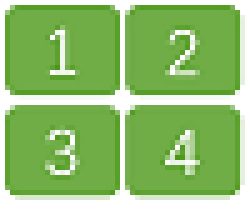
#> input picture 1.png, 50 x 40 px, found by its file name (shown 5 times larger)
$ python markgui_fast.py
#> lines starting #> are read from the running program, lines starting #| are printed output that depends on the picture
#coding=utf-8
import cv2
from PIL import Image, ImageTk
import numpy as np
import tkinter.filedialog
import tkinter as tk
import os
import threading
import time
from tkinter import ttk
import json
import csv


import tkinter.messagebox

window = tk.Tk()   #创建根窗口

top = tk.Toplevel(window)   #创建顶层窗口，用于在双击时弹窗显示点击的图片
top.destroy()   #顶层窗口暂时不用，双击时才会弹出
marktop = tk.Toplevel(window)   #创建顶层窗口，用于在双击时弹窗显示点击的图片
cmb = ttk.Combobox(marktop)
cmb2 = ttk.Combobox(marktop)
marktop.destroy()   #顶层窗口暂时不用，双击时才会弹出
var1 = tk.DoubleVar()
var2 = tk.DoubleVar()
var3 = tk.DoubleVar()
var4 = tk.DoubleVar()

group = 1

#该函数通过文件夹的路径path可以生成一个数组，数组的元素均为文件夹下每一张图片的绝对路径
def getfilesname(path):
    filesname =[]
    if(path != '' and path != ()):
        dirs = os.listdir(path)
        for i in dirs:
            if os.path.splitext(i)[1] == ".jpg" or os.path.splitext(i)[1] == ".png" or os.path.splitext(i)[1] == ".JPG" or os.path.splitext(i)[1] == ".jpeg" :
                filesname+=[path+'/'+i]
    else:
        filesname = []
    return filesname

#该函数用于切换文件夹，当“选择路径”按钮按下时出发
#该函数包含众多全局变量，并对其一一修改
# [137 lines left out: functions selectPath, create, putimage, not called in this run]

def kpc(event):#event形参来获取对应事件描述
    global ctrlflag
    ctrlflag = 1#keysym显示特殊按键

def krc(event):#event形参来获取对应事件描述
    global ctrlflag
    ctrlflag = 0#keysym显示特殊按键


#用于实现拖动功能
#只有在canvas上拖动才有意义（对应第一个if语句）
# 设计思路：左键按下，开始拖动，进入函数，然后不停的将鼠标当前位置（event.x，event.y）记录到全局变量loc中
# 进而判断拖动方向，修改box，实现拖动
# 新增 框选功能，用于精确打分
# [193 lines left out: functions drag, scaler, not called in this run]

#鼠标按键释放触发该函数，清空全局loc
#用于实现拖动
def locclear(event):
    global loc
    loc.clear()

#opencv内置算子实现在img2中找出和img相似的区域
# [895 lines left out: functions match, update, update_key, next, next_key, previous and 11 more, not called in this run]

window.title('My Window')


insimgopen = Image.open('D:/Bishe/markGUI/markGUI/1.png')
#> insimgopen is the input picture: PIL image 50x40 RGBA; mean R, G, B, A 138.7, 188.2, 105.5, 255
# print(insimgopen)
# region = insimgopen.resize((100, 80))
insimagefile = ImageTk.PhotoImage(image = insimgopen)

w_win = window.winfo_screenwidth()
h_win = window.winfo_screenheight()

#print(w_win,h_win)
big = str(w_win) + 'x' + str(h_win)
window.geometry(big)

w_canvas =int(w_win*0.5)
h_canvas = int(h_win*0.47)


phoneidstart = 1
whichpic = 1  #for toplevel
data = []

flag = 0 #用于控制打分类型，0为直接打分，1为框选打分
cmb_flag = 0
cmb2_flag = 0
ctrlflag = 0 #用于单独拖动，0为一起，1为单独
rect_box = [0,0,0,0]  #用于记录矩形位置,画布上的相对位置，而非真实位置


#path = 'C:/Users/37151/Desktop/tkinter/sense1'
path = os.getcwd() + '/picture/scene1'
path=path.replace("\\","/")
senseid = path.split('/')[-1]
#print(path)
pathh = tk.StringVar()
tk.Label(window,text = "目标路径:").place(x=0.0*w_win, y=0.025*h_win, anchor='w')
tk.Entry(window, textvariable = pathh).place(x=0.035*w_win, y=0.025*h_win,width = 251, anchor='w')
tk.Button(window, text = "路径选择", command = selectPath).place(x=0.2*w_win, y=0.025*h_win, anchor='w')
pathh.set(path)
filesname=getfilesname(path)

print(filesname)

img1 = cv2.imread(filesname[0],0)
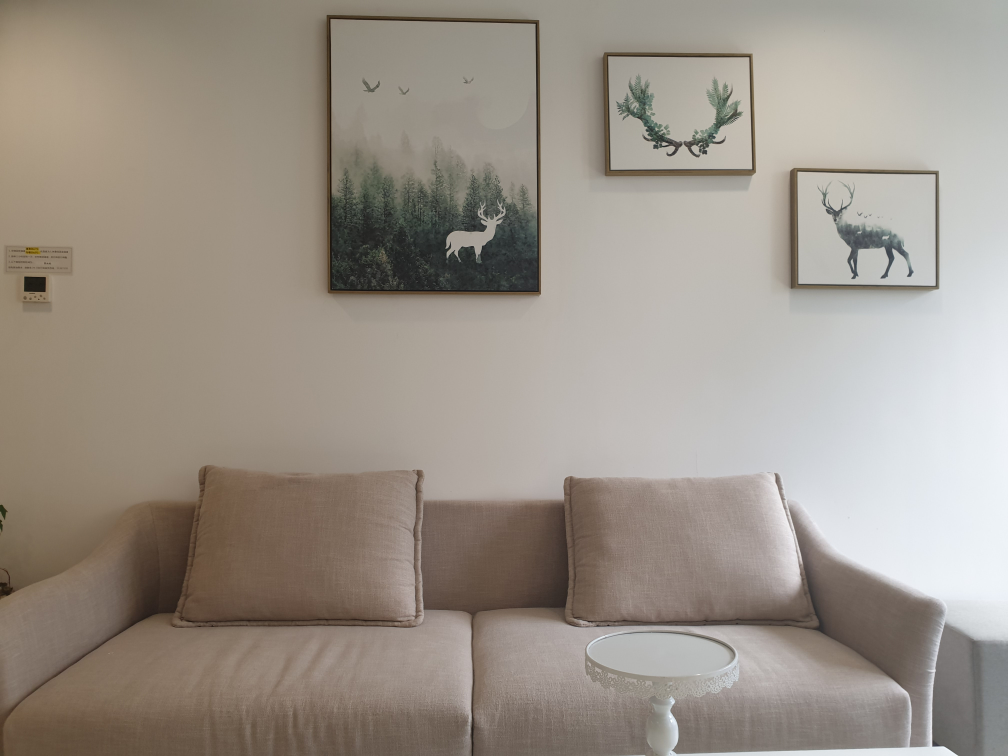
#> input picture picture/scene1/1.jpg, 4032 x 3024 px (shown at 1/4 size)
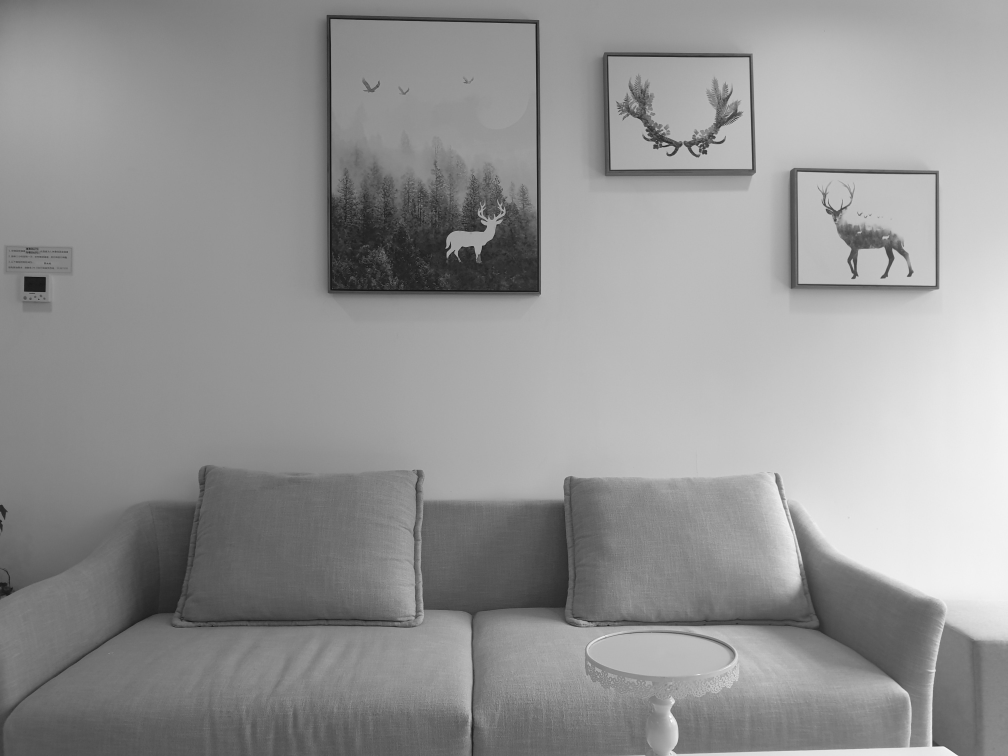
#> img1: shape (3024, 4032) (shown at 1/4 size); min 0, max 255, mean 148.4
img2 = cv2.imread(filesname[1],0)
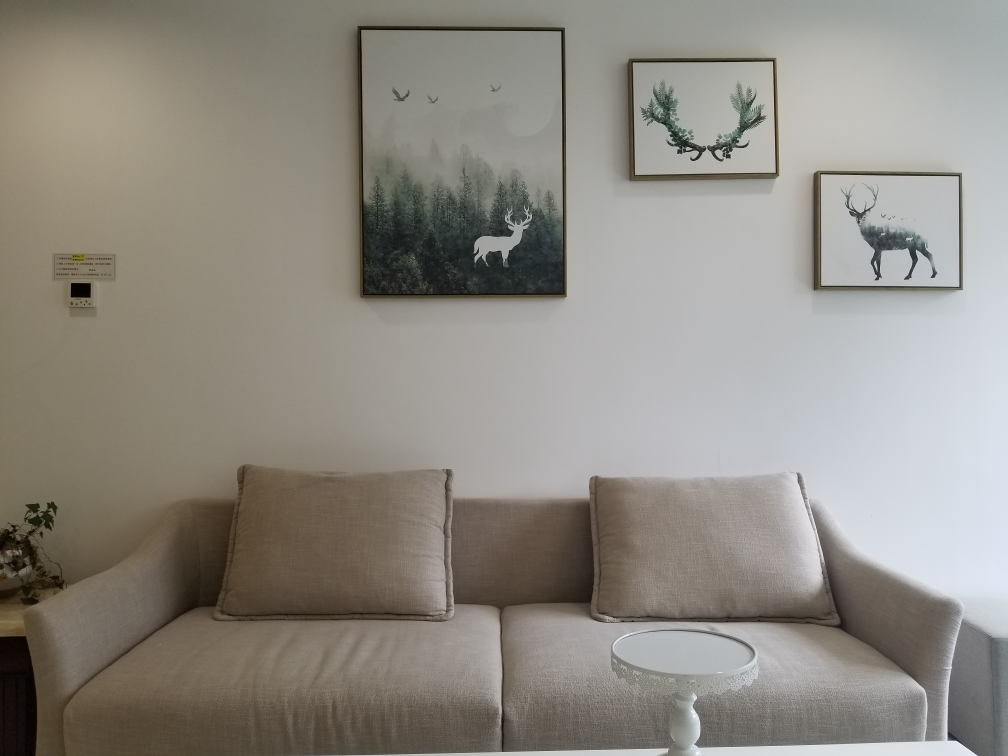
#> input picture picture/scene1/2.jpg, 4032 x 3024 px (shown at 1/4 size)
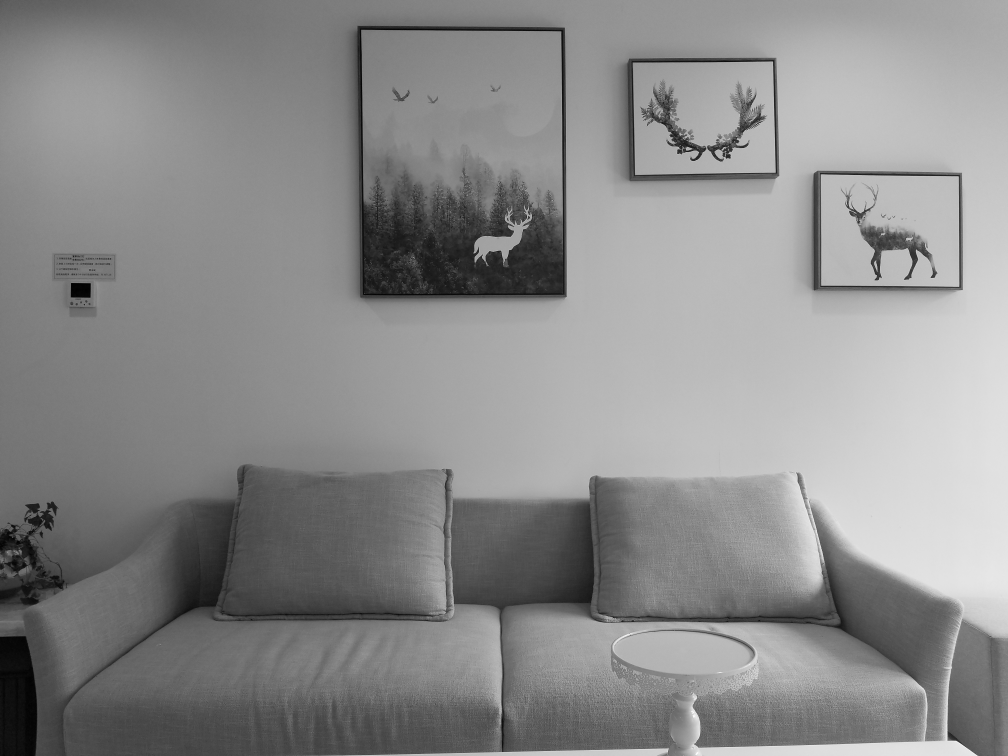
#> img2: shape (3024, 4032) (shown at 1/4 size); min 0, max 255, mean 139.4
img3 = cv2.imread(filesname[2],0)
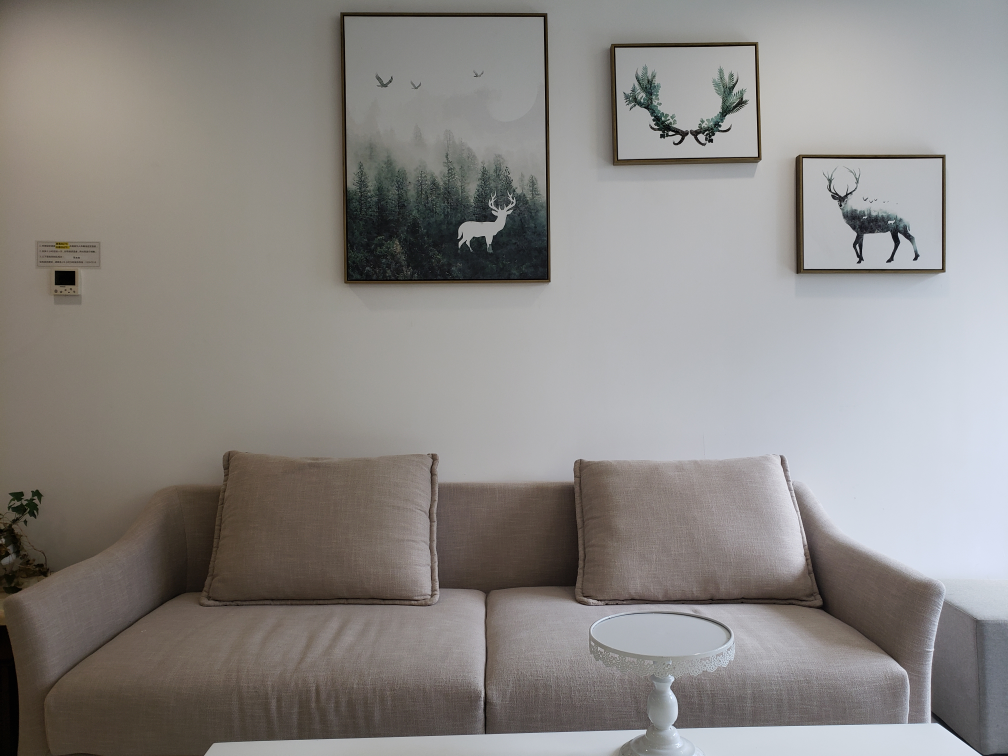
#> input picture picture/scene1/3.jpg, 4032 x 3024 px (shown at 1/4 size)
#> img3: shape (3024, 4032); min 0, max 255, mean 137.3
#> (the run stopped early here; a loop or call above may not have finished)
